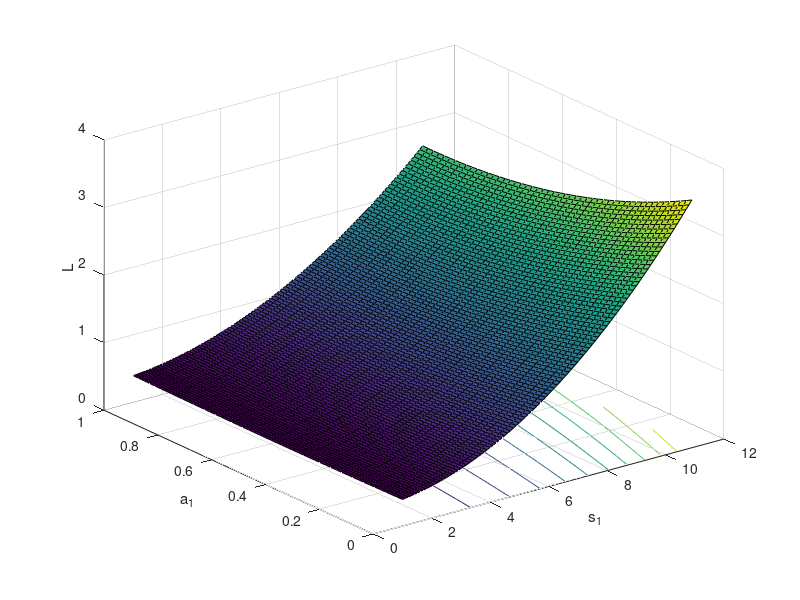
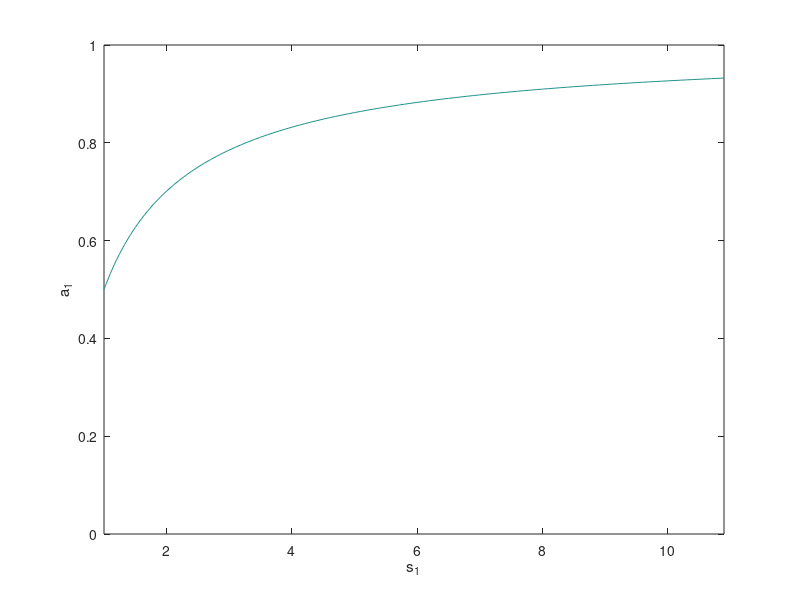

Write MATLAB code to recreate these figures, in order.
% Define the parameter values

sigeps = 1^2;
signu = 0.4^2;
sigeta = 0.2^2;

% Define the shocks

s_1 = 3.0;
s_2 = 1;

lambda1 = @(a) sigeps./(sigeps + signu + (1-a).^2.*sigeta);
lambda2 = @(a) sigeps./(sigeps + signu + a.^2.*sigeta);

dlambda1da = @(a) 2.*(1-a).*lambda1(a).^2.*sigeta./sigeps;
dlambda2da = @(a) -2.*a.*lambda2(a).^2.*sigeta./sigeps;


L = @(a,s_1) ((lambda1(a) - 1).^2.*s_1.^2 + lambda1(a).^2.*(1-a).^2.*sigeta ...
    + 2.*signu + (lambda2(a) - 1).^2.*s_2.^2 + lambda2(a).^2.*a.^2*sigeta);

dLda = @(a,s_1) s_1.*2.*(lambda1(a) -1).*dlambda1da(a) - lambda1(a).^2.*sigeta ... 
    + 2.*lambda1(a).*dlambda1da(a).*(1-a).*sigeta ...
    + s_2.*2.*(lambda2(a) -1).*dlambda2da(a) + lambda2(a).^2.*sigeta ... 
    + 2.*lambda2(a).*dlambda2da(a).*a.*sigeta;

%x = 0:0.01:1;

%Lx = L(x);

%plot(x, Lx)

na=50;
ns=100;
as=zeros(1,na);
for i=1:na
    as(i)=(i-1)/(na-1);
end
S1s=zeros(1,ns);
for i=1:ns
    S1s(i)=1+(10/ns)*(i-1);
end

Lmat=zeros(na,ns);
dLdamat=zeros(na,ns);
for i=1:na
    for j=1:ns
        s_1=S1s(j);
        Lmat(i,j)=L(as(i),s_1);
        dLdamat(i,j)=dLda(as(i),s_1);
    end
end

figure(1);
surfc(S1s,as,Lmat);
xlabel('s_1');
ylabel('a_1');
zlabel('L');


figure(2);
contour(S1s,as,dLdamat,[0,0]);
xlabel('s_1');
ylabel('a_1');
zlabel('L');
    